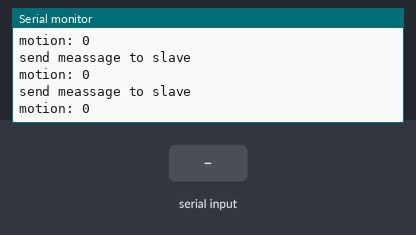
Recording of a sketch running on a simulated ESP8266 (NodeMCU). Parts: the last lines printed to the serial monitor. The inputs (shaded band) are chosen by the test bench.

Above: at 2.8 s.
2.9 s: "1" received over the second serial link
At 3.7 s:
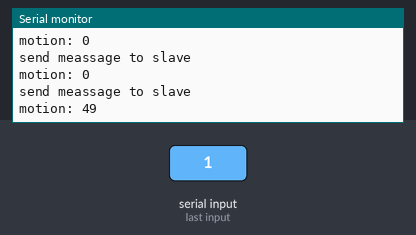
4.4 s: "0" received over the second serial link
At 5.7 s:
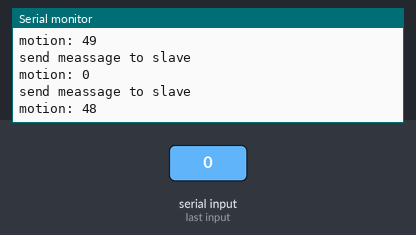
5.9 s: "2" received over the second serial link
At 6.8 s:
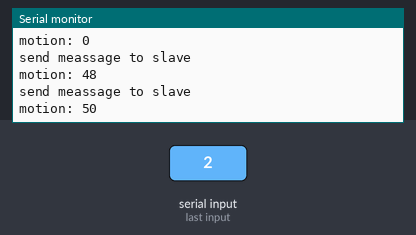
Timing chart, 0 to 8.9 s (numbered marks = the images above; inputs shaded):
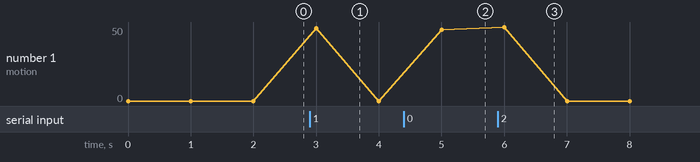

The sketch:

SERIAL_MASTER.ino
```cpp
#include "SoftwareSerial.h"

SoftwareSerial serial(D6, D5); // RX, TX

String message = "Hello from ESP8266#";
int motion;

void setup() {
  Serial.begin(115200);
  serial.begin(9600);
}

void loop() {

  sendString(message);
  Serial.println("send meassage to slave");

  motion = detectMotion();

  Serial.print("motion: ");
  Serial.println(motion);

  delay(1000);
}

// ESP8266 code

void sendString(String str) {
  // Convert the string to a character array
  char data[str.length() + 1];
  str.toCharArray(data, str.length() + 1);

  // Send the character array to the Arduino
  serial.write(data);
}

int detectMotion() {
  int data;
  if (serial.available() > 0) {
    data = serial.read();
  }
  return data;
}
```

Measured:
- after the input at 2.9 s, the serial monitor: prints a new line after 0.10 s (image 1)
- after the input at 4.4 s, the serial monitor: prints a new line after 0.60 s (image 2)
- after the input at 5.9 s, the serial monitor: prints a new line after 0.10 s (image 3)
- plotted number 1: 0 → 48 after the input at 4.4 s
